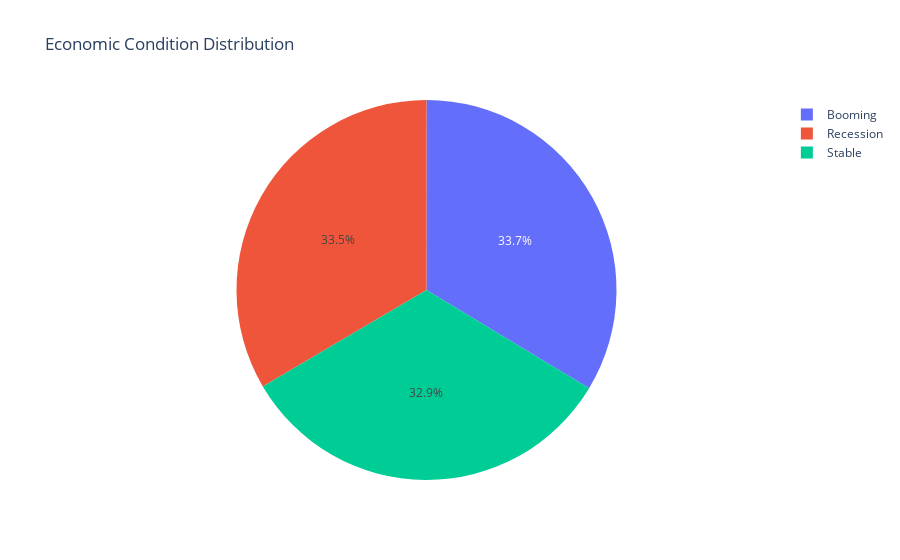

Here is the notebook cell this chart was saved with:
### Code cell
fig = px.pie(df, names="Economic Condition", title="Economic Condition Distribution")
fig.show()

### Figure 1 — Plotly figure (JSON) as saved in the notebook; plotly's stock layout.template omitted (floating-point values rounded to 4 significant figures; data arrays with more than 128 entries replaced by an {"elided": "..."} marker saying what was removed)
{"data": [{"domain": {"x": [0, 1], "y": [0, 1]}, "hovertemplate": "Economic Condition=%{label}<extra></extra>", "labels": {"elided": "12000 str values"}, "legendgroup": "", "name": "", "showlegend": true, "type": "pie"}], "layout": {"legend": {"tracegroupgap": 0}, "title": {"text": "Economic Condition Distribution"}}}
